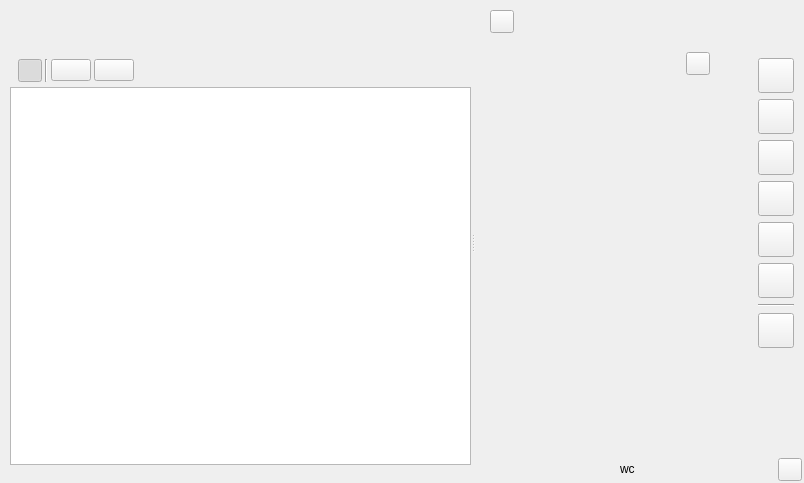
<?xml version="1.0" encoding="UTF-8"?>
<ui version="4.0">
 <class>ManuscriptView</class>
 <widget class="QWidget" name="ManuscriptView">
  <property name="geometry">
   <rect>
    <x>0</x>
    <y>0</y>
    <width>804</width>
    <height>483</height>
   </rect>
  </property>
  <property name="windowTitle">
   <string>Form</string>
  </property>
  <property name="muted-bg" stdset="0">
   <bool>true</bool>
  </property>
  <layout class="QVBoxLayout" name="verticalLayout_7">
   <property name="spacing">
    <number>0</number>
   </property>
   <property name="leftMargin">
    <number>0</number>
   </property>
   <property name="topMargin">
    <number>0</number>
   </property>
   <property name="rightMargin">
    <number>0</number>
   </property>
   <property name="bottomMargin">
    <number>0</number>
   </property>
   <item>
    <widget class="QSplitter" name="splitter">
     <property name="orientation">
      <enum>Qt::Horizontal</enum>
     </property>
     <property name="childrenCollapsible">
      <bool>false</bool>
     </property>
     <property name="muted-bg" stdset="0">
      <bool>true</bool>
     </property>
     <widget class="QWidget" name="wdgLeftSide" native="true">
      <property name="bg" stdset="0">
       <bool>true</bool>
      </property>
      <property name="muted-bg" stdset="0">
       <bool>false</bool>
      </property>
      <layout class="QVBoxLayout" name="verticalLayout_2">
       <property name="spacing">
        <number>0</number>
       </property>
       <property name="leftMargin">
        <number>10</number>
       </property>
       <property name="topMargin">
        <number>50</number>
       </property>
       <property name="rightMargin">
        <number>0</number>
       </property>
       <property name="bottomMargin">
        <number>0</number>
       </property>
       <item>
        <widget class="QWidget" name="widget" native="true">
         <layout class="QHBoxLayout" name="horizontalLayout_4">
          <property name="spacing">
           <number>3</number>
          </property>
          <property name="leftMargin">
           <number>8</number>
          </property>
          <property name="bottomMargin">
           <number>5</number>
          </property>
          <item>
           <widget class="QToolButton" name="btnTreeToggle">
            <property name="cursor">
             <cursorShape>PointingHandCursor</cursorShape>
            </property>
            <property name="toolTip">
             <string>Toggle sidebar</string>
            </property>
            <property name="text">
             <string/>
            </property>
            <property name="checkable">
             <bool>true</bool>
            </property>
            <property name="checked">
             <bool>true</bool>
            </property>
            <property name="base" stdset="0">
             <bool>true</bool>
            </property>
           </widget>
          </item>
          <item>
           <widget class="Line" name="line_3">
            <property name="orientation">
             <enum>Qt::Vertical</enum>
            </property>
           </widget>
          </item>
          <item>
           <widget class="QPushButton" name="btnAdd">
            <property name="sizePolicy">
             <sizepolicy hsizetype="Maximum" vsizetype="Fixed">
              <horstretch>0</horstretch>
              <verstretch>0</verstretch>
             </sizepolicy>
            </property>
            <property name="maximumSize">
             <size>
              <width>130</width>
              <height>16777215</height>
             </size>
            </property>
            <property name="cursor">
             <cursorShape>PointingHandCursor</cursorShape>
            </property>
            <property name="text">
             <string/>
            </property>
            <property name="shortcut">
             <string>Ctrl+N</string>
            </property>
            <property name="positive" stdset="0">
             <bool>true</bool>
            </property>
            <property name="base" stdset="0">
             <bool>true</bool>
            </property>
           </widget>
          </item>
          <item>
           <widget class="QPushButton" name="btnAddScene">
            <property name="sizePolicy">
             <sizepolicy hsizetype="Maximum" vsizetype="Fixed">
              <horstretch>0</horstretch>
              <verstretch>0</verstretch>
             </sizepolicy>
            </property>
            <property name="maximumSize">
             <size>
              <width>130</width>
              <height>16777215</height>
             </size>
            </property>
            <property name="cursor">
             <cursorShape>PointingHandCursor</cursorShape>
            </property>
            <property name="toolTip">
             <string>Add new scene</string>
            </property>
            <property name="text">
             <string/>
            </property>
            <property name="shortcut">
             <string>Ctrl+N</string>
            </property>
            <property name="positive" stdset="0">
             <bool>true</bool>
            </property>
            <property name="base" stdset="0">
             <bool>true</bool>
            </property>
           </widget>
          </item>
          <item>
           <spacer name="horizontalSpacer_5">
            <property name="orientation">
             <enum>Qt::Horizontal</enum>
            </property>
            <property name="sizeHint" stdset="0">
             <size>
              <width>40</width>
              <height>20</height>
             </size>
            </property>
           </spacer>
          </item>
         </layout>
        </widget>
       </item>
       <item>
        <widget class="ScenesTreeView" name="treeChapters"/>
       </item>
       <item>
        <widget class="QFrame" name="frame">
         <property name="frameShape">
          <enum>QFrame::NoFrame</enum>
         </property>
         <property name="frameShadow">
          <enum>QFrame::Raised</enum>
         </property>
         <layout class="QHBoxLayout" name="horizontalLayout">
          <property name="spacing">
           <number>0</number>
          </property>
          <property name="leftMargin">
           <number>0</number>
          </property>
          <property name="topMargin">
           <number>2</number>
          </property>
          <property name="rightMargin">
           <number>5</number>
          </property>
          <property name="bottomMargin">
           <number>2</number>
          </property>
          <item>
           <widget class="WordsDisplay" name="lblWc">
            <property name="text">
             <string/>
            </property>
           </widget>
          </item>
         </layout>
        </widget>
       </item>
      </layout>
     </widget>
     <widget class="QWidget" name="widget_2" native="true">
      <layout class="QVBoxLayout" name="verticalLayout_6">
       <property name="spacing">
        <number>0</number>
       </property>
       <property name="leftMargin">
        <number>0</number>
       </property>
       <property name="topMargin">
        <number>0</number>
       </property>
       <property name="rightMargin">
        <number>0</number>
       </property>
       <property name="bottomMargin">
        <number>0</number>
       </property>
       <item>
        <widget class="QFrame" name="wdgTop">
         <property name="frameShape">
          <enum>QFrame::NoFrame</enum>
         </property>
         <property name="frameShadow">
          <enum>QFrame::Sunken</enum>
         </property>
         <property name="relaxed-white-bg" stdset="0">
          <bool>false</bool>
         </property>
         <property name="muted-bg" stdset="0">
          <bool>true</bool>
         </property>
         <property name="bg" stdset="0">
          <bool>false</bool>
         </property>
         <layout class="QHBoxLayout" name="horizontalLayout_3">
          <property name="spacing">
           <number>0</number>
          </property>
          <property name="leftMargin">
           <number>15</number>
          </property>
          <property name="topMargin">
           <number>10</number>
          </property>
          <property name="rightMargin">
           <number>10</number>
          </property>
          <property name="bottomMargin">
           <number>0</number>
          </property>
          <item alignment="Qt::AlignLeft">
           <widget class="QToolButton" name="btnTreeToggleSecondary">
            <property name="cursor">
             <cursorShape>PointingHandCursor</cursorShape>
            </property>
            <property name="toolTip">
             <string>Toggle sidebar</string>
            </property>
            <property name="text">
             <string/>
            </property>
            <property name="checkable">
             <bool>true</bool>
            </property>
            <property name="checked">
             <bool>false</bool>
            </property>
            <property name="transparent-circle-bg-on-hover" stdset="0">
             <bool>true</bool>
            </property>
           </widget>
          </item>
         </layout>
        </widget>
       </item>
       <item>
        <widget class="QStackedWidget" name="stackedWidget">
         <property name="styleSheet">
          <string notr="true">#pageDistractionFree {
                                background-color: rgb(39, 39, 39);
                                }

                            </string>
         </property>
         <property name="lineWidth">
          <number>0</number>
         </property>
         <property name="currentIndex">
          <number>0</number>
         </property>
         <widget class="QWidget" name="pageText">
          <property name="relaxed-white-bg" stdset="0">
           <bool>false</bool>
          </property>
          <property name="muted-bg" stdset="0">
           <bool>true</bool>
          </property>
          <layout class="QVBoxLayout" name="verticalLayout">
           <property name="spacing">
            <number>0</number>
           </property>
           <property name="leftMargin">
            <number>0</number>
           </property>
           <property name="topMargin">
            <number>0</number>
           </property>
           <property name="rightMargin">
            <number>0</number>
           </property>
           <property name="bottomMargin">
            <number>0</number>
           </property>
           <item>
            <layout class="QHBoxLayout" name="horizontalLayout_2">
             <property name="spacing">
              <number>0</number>
             </property>
             <property name="topMargin">
              <number>15</number>
             </property>
             <property name="bottomMargin">
              <number>15</number>
             </property>
             <item>
              <widget class="QScrollArea" name="scrollEditor">
               <property name="frameShape">
                <enum>QFrame::NoFrame</enum>
               </property>
               <property name="widgetResizable">
                <bool>true</bool>
               </property>
               <widget class="QWidget" name="wdgEditor">
                <property name="geometry">
                 <rect>
                  <x>0</x>
                  <y>0</y>
                  <width>221</width>
                  <height>394</height>
                 </rect>
                </property>
                <property name="relaxed-white-bg" stdset="0">
                 <bool>false</bool>
                </property>
                <property name="muted-bg" stdset="0">
                 <bool>true</bool>
                </property>
                <layout class="QVBoxLayout" name="verticalLayout_5">
                 <property name="spacing">
                  <number>0</number>
                 </property>
                 <property name="leftMargin">
                  <number>0</number>
                 </property>
                 <property name="topMargin">
                  <number>0</number>
                 </property>
                 <property name="rightMargin">
                  <number>0</number>
                 </property>
                 <property name="bottomMargin">
                  <number>0</number>
                 </property>
                </layout>
               </widget>
              </widget>
             </item>
             <item>
              <widget class="QFrame" name="wdgSide">
               <property name="sizePolicy">
                <sizepolicy hsizetype="Maximum" vsizetype="Preferred">
                 <horstretch>0</horstretch>
                 <verstretch>0</verstretch>
                </sizepolicy>
               </property>
               <property name="maximumSize">
                <size>
                 <width>200</width>
                 <height>16777215</height>
                </size>
               </property>
               <property name="frameShape">
                <enum>QFrame::NoFrame</enum>
               </property>
               <property name="frameShadow">
                <enum>QFrame::Sunken</enum>
               </property>
               <property name="relaxed-white-bg" stdset="0">
                <bool>true</bool>
               </property>
               <property name="muted-bg" stdset="0">
                <bool>false</bool>
               </property>
               <layout class="QVBoxLayout" name="verticalLayout_3">
                <property name="spacing">
                 <number>0</number>
                </property>
                <property name="leftMargin">
                 <number>0</number>
                </property>
                <property name="topMargin">
                 <number>4</number>
                </property>
                <property name="rightMargin">
                 <number>0</number>
                </property>
                <property name="bottomMargin">
                 <number>0</number>
                </property>
                <item alignment="Qt::AlignLeft">
                 <widget class="QToolButton" name="btnHideRightBar">
                  <property name="cursor">
                   <cursorShape>PointingHandCursor</cursorShape>
                  </property>
                  <property name="text">
                   <string/>
                  </property>
                 </widget>
                </item>
                <item>
                 <widget class="QStackedWidget" name="stackSide">
                  <widget class="QWidget" name="pageInfo">
                   <property name="relaxed-white-bg" stdset="0">
                    <bool>true</bool>
                   </property>
                   <layout class="QVBoxLayout" name="verticalLayout_11">
                    <property name="spacing">
                     <number>6</number>
                    </property>
                    <property name="leftMargin">
                     <number>5</number>
                    </property>
                    <property name="topMargin">
                     <number>5</number>
                    </property>
                    <property name="rightMargin">
                     <number>5</number>
                    </property>
                    <property name="bottomMargin">
                     <number>25</number>
                    </property>
                   </layout>
                  </widget>
                  <widget class="QWidget" name="pageGoal">
                   <property name="relaxed-white-bg" stdset="0">
                    <bool>true</bool>
                   </property>
                   <layout class="QVBoxLayout" name="verticalLayout_13">
                    <property name="spacing">
                     <number>0</number>
                    </property>
                    <property name="leftMargin">
                     <number>0</number>
                    </property>
                    <property name="topMargin">
                     <number>5</number>
                    </property>
                    <property name="rightMargin">
                     <number>0</number>
                    </property>
                    <property name="bottomMargin">
                     <number>25</number>
                    </property>
                   </layout>
                  </widget>
                  <widget class="QWidget" name="pageReadability">
                   <property name="relaxed-white-bg" stdset="0">
                    <bool>true</bool>
                   </property>
                   <layout class="QVBoxLayout" name="verticalLayout_12">
                    <property name="spacing">
                     <number>3</number>
                    </property>
                    <property name="leftMargin">
                     <number>5</number>
                    </property>
                    <property name="topMargin">
                     <number>5</number>
                    </property>
                    <property name="rightMargin">
                     <number>2</number>
                    </property>
                    <property name="bottomMargin">
                     <number>2</number>
                    </property>
                   </layout>
                  </widget>
                  <widget class="QWidget" name="pageExport">
                   <layout class="QVBoxLayout" name="verticalLayout_9">
                    <property name="spacing">
                     <number>3</number>
                    </property>
                    <property name="leftMargin">
                     <number>0</number>
                    </property>
                    <property name="topMargin">
                     <number>5</number>
                    </property>
                    <property name="rightMargin">
                     <number>5</number>
                    </property>
                    <property name="bottomMargin">
                     <number>25</number>
                    </property>
                   </layout>
                  </widget>
                  <widget class="QWidget" name="pageFind">
                   <property name="relaxed-white-bg" stdset="0">
                    <bool>true</bool>
                   </property>
                   <layout class="QVBoxLayout" name="verticalLayout_4">
                    <property name="spacing">
                     <number>0</number>
                    </property>
                    <property name="leftMargin">
                     <number>0</number>
                    </property>
                    <property name="topMargin">
                     <number>2</number>
                    </property>
                    <property name="rightMargin">
                     <number>0</number>
                    </property>
                    <property name="bottomMargin">
                     <number>0</number>
                    </property>
                   </layout>
                  </widget>
                  <widget class="QWidget" name="pageSettings">
                   <property name="relaxed-white-bg" stdset="0">
                    <bool>true</bool>
                   </property>
                   <layout class="QVBoxLayout" name="verticalLayout_18">
                    <property name="spacing">
                     <number>3</number>
                    </property>
                    <property name="leftMargin">
                     <number>0</number>
                    </property>
                    <property name="topMargin">
                     <number>0</number>
                    </property>
                    <property name="rightMargin">
                     <number>2</number>
                    </property>
                    <property name="bottomMargin">
                     <number>25</number>
                    </property>
                    <item>
                     <widget class="QScrollArea" name="scrollArea_3">
                      <property name="frameShape">
                       <enum>QFrame::NoFrame</enum>
                      </property>
                      <property name="horizontalScrollBarPolicy">
                       <enum>Qt::ScrollBarAlwaysOff</enum>
                      </property>
                      <property name="widgetResizable">
                       <bool>true</bool>
                      </property>
                      <widget class="QWidget" name="scrollSettings">
                       <property name="geometry">
                        <rect>
                         <x>0</x>
                         <y>0</y>
                         <width>68</width>
                         <height>342</height>
                        </rect>
                       </property>
                       <property name="relaxed-white-bg" stdset="0">
                        <bool>true</bool>
                       </property>
                       <layout class="QVBoxLayout" name="verticalLayout_8">
                        <property name="spacing">
                         <number>0</number>
                        </property>
                        <property name="leftMargin">
                         <number>0</number>
                        </property>
                        <property name="topMargin">
                         <number>0</number>
                        </property>
                        <property name="rightMargin">
                         <number>0</number>
                        </property>
                        <property name="bottomMargin">
                         <number>0</number>
                        </property>
                       </layout>
                      </widget>
                     </widget>
                    </item>
                   </layout>
                  </widget>
                  <widget class="QWidget" name="pageProgress">
                   <property name="relaxed-white-bg" stdset="0">
                    <bool>true</bool>
                   </property>
                   <layout class="QVBoxLayout" name="verticalLayout_14">
                    <property name="spacing">
                     <number>3</number>
                    </property>
                    <property name="leftMargin">
                     <number>5</number>
                    </property>
                    <property name="topMargin">
                     <number>5</number>
                    </property>
                    <property name="rightMargin">
                     <number>2</number>
                    </property>
                    <property name="bottomMargin">
                     <number>25</number>
                    </property>
                   </layout>
                  </widget>
                 </widget>
                </item>
               </layout>
              </widget>
             </item>
             <item>
              <widget class="QFrame" name="wdgSideBar">
               <property name="sizePolicy">
                <sizepolicy hsizetype="Maximum" vsizetype="Preferred">
                 <horstretch>0</horstretch>
                 <verstretch>0</verstretch>
                </sizepolicy>
               </property>
               <property name="frameShape">
                <enum>QFrame::NoFrame</enum>
               </property>
               <property name="frameShadow">
                <enum>QFrame::Sunken</enum>
               </property>
               <property name="relaxed-white-bg" stdset="0">
                <bool>false</bool>
               </property>
               <property name="muted-bg" stdset="0">
                <bool>true</bool>
               </property>
               <layout class="QVBoxLayout" name="verticalLayout_10">
                <property name="leftMargin">
                 <number>2</number>
                </property>
                <property name="topMargin">
                 <number>10</number>
                </property>
                <property name="rightMargin">
                 <number>10</number>
                </property>
                <property name="bottomMargin">
                 <number>0</number>
                </property>
                <item>
                 <widget class="QToolButton" name="btnSceneInfo">
                  <property name="cursor">
                   <cursorShape>PointingHandCursor</cursorShape>
                  </property>
                  <property name="toolTip">
                   <string>Scene info</string>
                  </property>
                  <property name="text">
                   <string/>
                  </property>
                  <property name="iconSize">
                   <size>
                    <width>28</width>
                    <height>28</height>
                   </size>
                  </property>
                  <property name="checkable">
                   <bool>true</bool>
                  </property>
                  <property name="transparent-circle-bg-on-hover" stdset="0">
                   <bool>true</bool>
                  </property>
                  <property name="large" stdset="0">
                   <bool>true</bool>
                  </property>
                 </widget>
                </item>
                <item>
                 <widget class="QToolButton" name="btnProgress">
                  <property name="cursor">
                   <cursorShape>PointingHandCursor</cursorShape>
                  </property>
                  <property name="toolTip">
                   <string>Daily progress</string>
                  </property>
                  <property name="text">
                   <string/>
                  </property>
                  <property name="iconSize">
                   <size>
                    <width>28</width>
                    <height>28</height>
                   </size>
                  </property>
                  <property name="checkable">
                   <bool>true</bool>
                  </property>
                  <property name="transparent-circle-bg-on-hover" stdset="0">
                   <bool>true</bool>
                  </property>
                  <property name="large" stdset="0">
                   <bool>true</bool>
                  </property>
                 </widget>
                </item>
                <item>
                 <widget class="QToolButton" name="btnGoals">
                  <property name="cursor">
                   <cursorShape>PointingHandCursor</cursorShape>
                  </property>
                  <property name="toolTip">
                   <string>Goals</string>
                  </property>
                  <property name="text">
                   <string/>
                  </property>
                  <property name="iconSize">
                   <size>
                    <width>28</width>
                    <height>28</height>
                   </size>
                  </property>
                  <property name="checkable">
                   <bool>true</bool>
                  </property>
                  <property name="transparent-circle-bg-on-hover" stdset="0">
                   <bool>true</bool>
                  </property>
                  <property name="large" stdset="0">
                   <bool>true</bool>
                  </property>
                 </widget>
                </item>
                <item>
                 <widget class="QToolButton" name="btnReadability">
                  <property name="cursor">
                   <cursorShape>PointingHandCursor</cursorShape>
                  </property>
                  <property name="toolTip">
                   <string>Readability</string>
                  </property>
                  <property name="text">
                   <string/>
                  </property>
                  <property name="iconSize">
                   <size>
                    <width>28</width>
                    <height>28</height>
                   </size>
                  </property>
                  <property name="checkable">
                   <bool>true</bool>
                  </property>
                  <property name="transparent-circle-bg-on-hover" stdset="0">
                   <bool>true</bool>
                  </property>
                  <property name="large" stdset="0">
                   <bool>true</bool>
                  </property>
                 </widget>
                </item>
                <item>
                 <widget class="QToolButton" name="btnFind">
                  <property name="cursor">
                   <cursorShape>PointingHandCursor</cursorShape>
                  </property>
                  <property name="toolTip">
                   <string>Find and replace</string>
                  </property>
                  <property name="text">
                   <string/>
                  </property>
                  <property name="iconSize">
                   <size>
                    <width>28</width>
                    <height>28</height>
                   </size>
                  </property>
                  <property name="checkable">
                   <bool>true</bool>
                  </property>
                  <property name="transparent-circle-bg-on-hover" stdset="0">
                   <bool>true</bool>
                  </property>
                  <property name="large" stdset="0">
                   <bool>true</bool>
                  </property>
                 </widget>
                </item>
                <item>
                 <widget class="QToolButton" name="btnExport">
                  <property name="cursor">
                   <cursorShape>PointingHandCursor</cursorShape>
                  </property>
                  <property name="toolTip">
                   <string>Export</string>
                  </property>
                  <property name="text">
                   <string/>
                  </property>
                  <property name="iconSize">
                   <size>
                    <width>28</width>
                    <height>28</height>
                   </size>
                  </property>
                  <property name="checkable">
                   <bool>true</bool>
                  </property>
                  <property name="transparent-circle-bg-on-hover" stdset="0">
                   <bool>true</bool>
                  </property>
                  <property name="large" stdset="0">
                   <bool>true</bool>
                  </property>
                 </widget>
                </item>
                <item>
                 <widget class="Line" name="line_4">
                  <property name="orientation">
                   <enum>Qt::Horizontal</enum>
                  </property>
                 </widget>
                </item>
                <item>
                 <widget class="QToolButton" name="btnSettings">
                  <property name="cursor">
                   <cursorShape>PointingHandCursor</cursorShape>
                  </property>
                  <property name="toolTip">
                   <string>Settings</string>
                  </property>
                  <property name="text">
                   <string/>
                  </property>
                  <property name="iconSize">
                   <size>
                    <width>28</width>
                    <height>28</height>
                   </size>
                  </property>
                  <property name="checkable">
                   <bool>true</bool>
                  </property>
                  <property name="transparent-circle-bg-on-hover" stdset="0">
                   <bool>true</bool>
                  </property>
                  <property name="large" stdset="0">
                   <bool>true</bool>
                  </property>
                 </widget>
                </item>
                <item>
                 <spacer name="verticalSpacer_2">
                  <property name="orientation">
                   <enum>Qt::Vertical</enum>
                  </property>
                  <property name="sizeHint" stdset="0">
                   <size>
                    <width>20</width>
                    <height>40</height>
                   </size>
                  </property>
                 </spacer>
                </item>
               </layout>
              </widget>
             </item>
            </layout>
           </item>
           <item>
            <widget class="QWidget" name="wdgBottom" native="true">
             <property name="sizePolicy">
              <sizepolicy hsizetype="Preferred" vsizetype="Maximum">
               <horstretch>0</horstretch>
               <verstretch>0</verstretch>
              </sizepolicy>
             </property>
             <property name="styleSheet">
              <string notr="true"/>
             </property>
             <layout class="QHBoxLayout" name="horizontalLayout_8">
              <property name="spacing">
               <number>0</number>
              </property>
              <property name="leftMargin">
               <number>2</number>
              </property>
              <property name="topMargin">
               <number>1</number>
              </property>
              <property name="rightMargin">
               <number>2</number>
              </property>
              <property name="bottomMargin">
               <number>2</number>
              </property>
              <item alignment="Qt::AlignHCenter|Qt::AlignVCenter">
               <widget class="WordsDisplay" name="lblWordCount">
                <property name="text">
                 <string>wc</string>
                </property>
               </widget>
              </item>
              <item>
               <widget class="SceneStageButton" name="btnStage"/>
              </item>
             </layout>
            </widget>
           </item>
          </layout>
         </widget>
         <widget class="QWidget" name="pageEmpty">
          <layout class="QVBoxLayout" name="verticalLayout_17">
           <property name="spacing">
            <number>3</number>
           </property>
           <property name="leftMargin">
            <number>15</number>
           </property>
           <property name="topMargin">
            <number>15</number>
           </property>
           <property name="rightMargin">
            <number>15</number>
           </property>
           <property name="bottomMargin">
            <number>35</number>
           </property>
           <item alignment="Qt::AlignHCenter|Qt::AlignVCenter">
            <widget class="QLabel" name="lblEmptyPage">
             <property name="text">
              <string/>
             </property>
             <property name="description" stdset="0">
              <bool>true</bool>
             </property>
             <property name="h4" stdset="0">
              <bool>true</bool>
             </property>
            </widget>
           </item>
          </layout>
         </widget>
        </widget>
       </item>
      </layout>
     </widget>
    </widget>
   </item>
  </layout>
 </widget>
 <customwidgets>
  <customwidget>
   <class>ScenesTreeView</class>
   <extends>QTreeView</extends>
   <header>plotlyst.view.widget.scene</header>
  </customwidget>
  <customwidget>
   <class>WordsDisplay</class>
   <extends>QLabel</extends>
   <header>plotlyst.view.widget.display</header>
  </customwidget>
  <customwidget>
   <class>SceneStageButton</class>
   <extends>QToolButton</extends>
   <header>plotlyst.view.widget.scenes</header>
  </customwidget>
 </customwidgets>
 <resources/>
 <connections/>
</ui>
